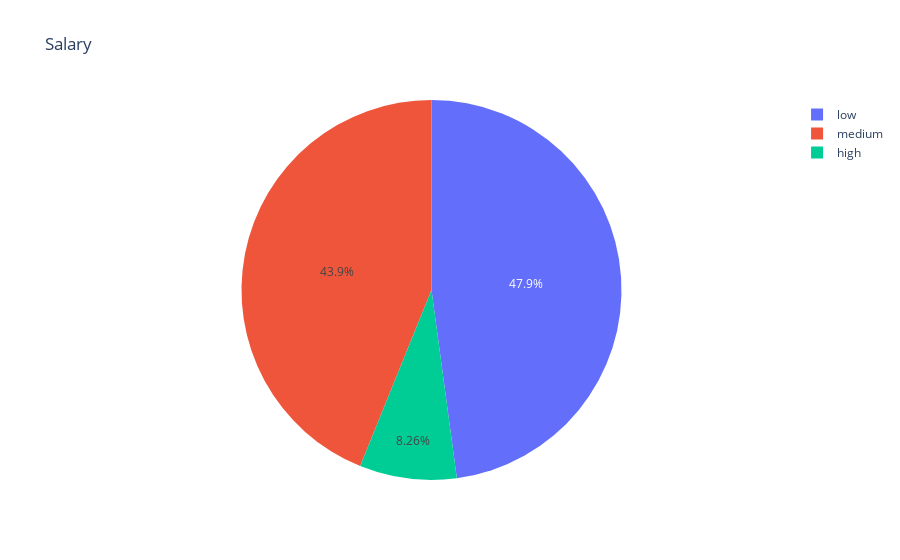

The notebook cell saved with this chart:
### Code cell
# draw pie graph for salary and other categorical columns
fig = px.pie(df, names='salary', title='Salary')
fig.show()

### Figure 1 — Plotly figure (JSON) as saved in the notebook; plotly's stock layout.template omitted (floating-point values rounded to 4 significant figures; data arrays with more than 128 entries replaced by an {"elided": "..."} marker saying what was removed)
{"data": [{"domain": {"x": [0, 1], "y": [0, 1]}, "hovertemplate": "salary=%{label}<extra></extra>", "labels": {"elided": "11991 str values"}, "legendgroup": "", "name": "", "showlegend": true, "type": "pie"}], "layout": {"legend": {"tracegroupgap": 0}, "title": {"text": "Salary"}}}
